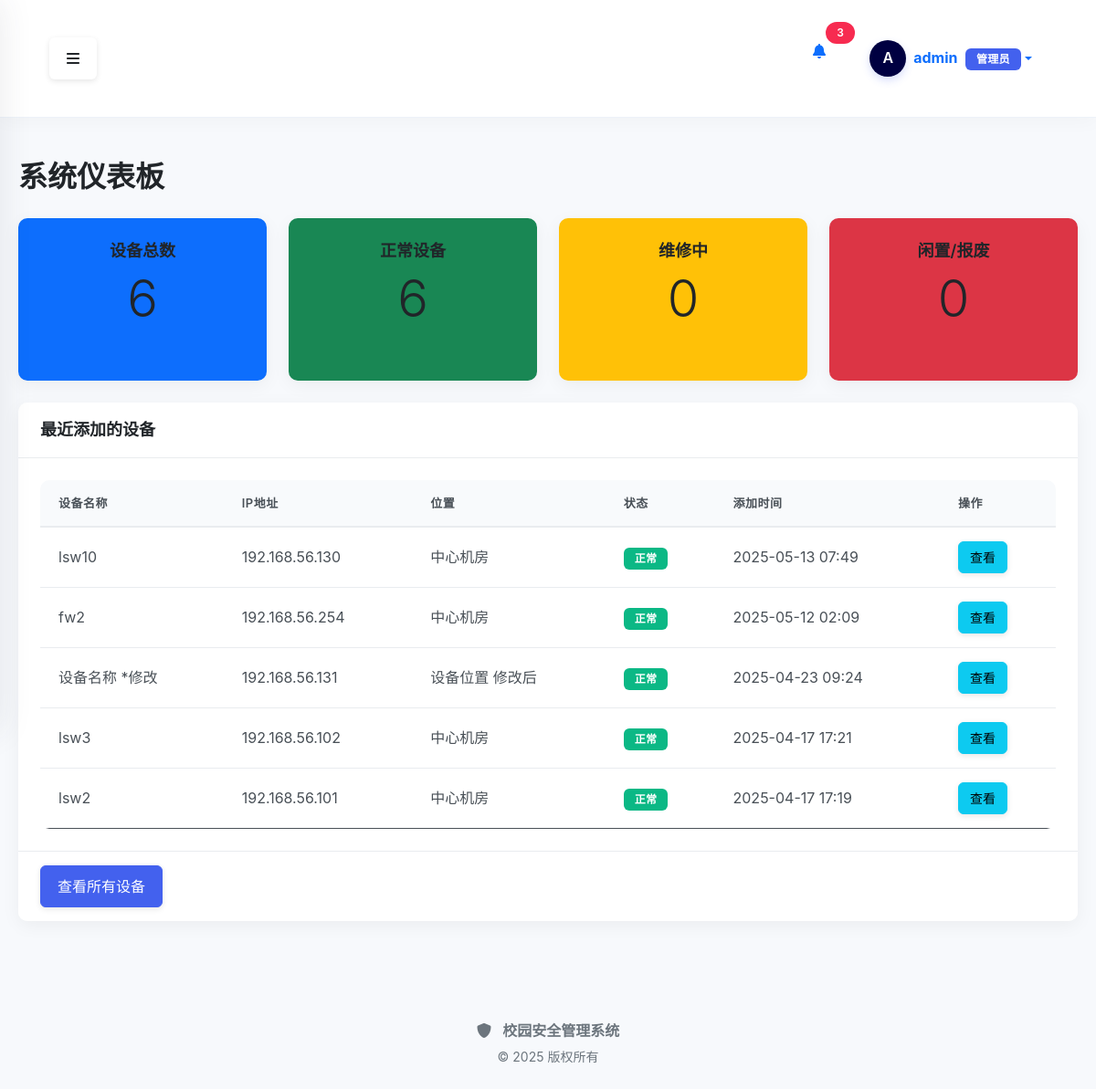
The app's page /dashboard (signed in) with its own data.
### src/core/models.py (models this page shows, shortened)
class User(UserMixin, db.Model):
    __tablename__ = 'users'
    id = db.Column(db.Integer, primary_key=True)
    username = db.Column(db.String(64), unique=True, index=True, nullable=False)
    email = db.Column(db.String(120), unique=True, index=True, nullable=False)
    password_hash = db.Column(db.String(128), nullable=False)
    role_id = db.Column(db.Integer, db.ForeignKey('roles.id'))
    is_active = db.Column(db.Boolean, default=True)
    created_at = db.Column(db.DateTime, default=datetime.utcnow)
    updated_at = db.Column(db.DateTime, default=datetime.utcnow, onupdate=datetime.utcnow)
    role = db.relationship('Role', backref='users')
    @property
    def password(self):
        """密码不可读取"""
        raise AttributeError('密码不可读取')

### src/models/device.py (models this page shows, shortened)
class Device(BaseModel):
    __tablename__ = 'devices'
    __table_args__ = {'extend_existing': True}  # 确保可以扩展现有表
    id = db.Column(db.Integer, primary_key=True)
    name = db.Column(db.String(100), nullable=False)
    ip_address = db.Column(db.String(20), nullable=False)
    type_id = db.Column(db.Integer, db.ForeignKey('device_types.id'))
    location = db.Column(db.String(100))
    status = db.Column(db.String(20), default='正常')
    serial_number = db.Column(db.String(50), nullable=True)
    firmware_version = db.Column(db.String(50), nullable=True)
    device_code = db.Column(db.String(50), nullable=True, unique=True)
    mac_address = db.Column(db.String(20), nullable=True)
    manufacturer = db.Column(db.String(100), nullable=True)
    model = db.Column(db.String(100), nullable=True)
    purchase_date = db.Column(db.Date, nullable=True)
    warranty_period = db.Column(db.Integer, nullable=True)  # 保修期（月）
    notes = db.Column(db.Text, nullable=True)
    username = db.Column(db.String(50), default='admin', nullable=True)
    password = db.Column(db.String(100), default='admin123', nullable=True)
    port = db.Column(db.Integer, default=22, nullable=True)
    connection_protocol = db.Column(db.String(20), default='ssh', nullable=True)  # ssh, telnet, snmp

### src/app.py (the view)
    @app.route('/dashboard')
    def dashboard():
        if not current_user.is_authenticated:
            return redirect(url_for('auth.login'))
        try:
            from src.models.device import Device
            device_count = Device.query.count()
            normal_count = Device.query.filter_by(status='正常').count()
            maintenance_count = Device.query.filter_by(status='维修中').count()
            inactive_count = Device.query.filter_by(status='闲置').count()
            retired_count = Device.query.filter_by(status='报废').count()
            recent_devices = Device.query.order_by(Device.id.desc()).limit(5).all()
            return render_template(
                'dashboard.html',
                title="系统仪表板",
                device_count=device_count,
                normal_count=normal_count,
                maintenance_count=maintenance_count,
                inactive_count=inactive_count,
                retired_count=retired_count,
                recent_devices=recent_devices
            )
        except Exception as e:
            logger.error(f"仪表板加载错误: {str(e)}")
            import traceback
            logger.error(traceback.format_exc())
            return render_template('errors/500.html'), 500

### src/modules/policy/__init__.py (called while the page is built)
def init_app(app):
    app.register_blueprint(policy_bp)
    app.register_blueprint(policy_template_bp)
    app.register_blueprint(policy_deploy_bp)
    app.register_blueprint(policy_view_bp)
    global _template_directory_ensured
    if not _template_directory_ensured:
        from src.modules.policy.templates import ensure_template_directory
        ensure_template_directory()
        _template_directory_ensured = True
        app.logger.info("策略模板目录检查完成")
    @app.before_request
    def ensure_scheduler_running():
        from flask import g
        if not hasattr(g, 'scheduler_started'):
            with app.app_context():
                scheduler = get_scheduler()
                if scheduler.enabled and not scheduler.running:
                    scheduler.start()
            g.scheduler_started = True

### src/modules/policy/services/policy_sync_scheduler.py (called while the page is built)
def get_scheduler() -> PolicySyncScheduler:
    global _scheduler_instance
    if _scheduler_instance is None:
        _scheduler_instance = PolicySyncScheduler()
    return _scheduler_instance

### src/templates/dashboard.html (shortened to what this page needs)
{% extends 'base.html' %}
{% block content %}
<div class="container my-4">
    <h1 class="mb-4">系统仪表板</h1>
    <div class="row mb-4">
        <div class="col-md-3">
            <div class="card h-100 bg-primary text-white">
                <div class="card-body text-center">
                    <h5 class="card-title">设备总数</h5>
                    <h1 class="display-4">{{ device_count }}</h1>
                </div>
            </div>
        </div>
        <div class="col-md-3">
            <div class="card h-100 bg-success text-white">
                <div class="card-body text-center">
                    <h5 class="card-title">正常设备</h5>
                    <h1 class="display-4">{{ normal_count }}</h1>
                </div>
            </div>
        </div>
        <div class="col-md-3">
            <div class="card h-100 bg-warning text-dark">
                <div class="card-body text-center">
                    <h5 class="card-title">维修中</h5>
                    <h1 class="display-4">{{ maintenance_count }}</h1>
                </div>
            </div>
        </div>
        <div class="col-md-3">
            <div class="card h-100 bg-danger text-white">
                <div class="card-body text-center">
                    <h5 class="card-title">闲置/报废</h5>
                    <h1 class="display-4">{{ inactive_count + retired_count }}</h1>
                </div>
            </div>
        </div>
    </div>
    <div class="row">
        <div class="col-12">
            <div class="card">
                <div class="card-header">
                    <h5 class="mb-0">最近添加的设备</h5>
                </div>
                <div class="card-body">
                    <div class="table-responsive">
                        <table class="table table-hover">
                            <thead>
                                <tr>
                                    <th>设备名称</th>
                                    <th>IP地址</th>
                                    <th>位置</th>
                                    <th>状态</th>
                                    <th>添加时间</th>
                                    <th>操作</th>
                                </tr>
                            </thead>
                            <tbody>
                                {% for device in recent_devices %}
                                <tr>
                                    <td>{{ device.name }}</td>
                                    <td>{{ device.ip_address }}</td>
                                    <td>{{ device.location }}</td>
                                    <td>
                                        {% if device.status == '正常' %}
                                        <span class="badge bg-success">{{ device.status }}</span>
                                        {% elif device.status == '维修中' %}
                                        <span class="badge bg-warning">{{ device.status }}</span>
                                        {% else %}
                                        <span class="badge bg-danger">{{ device.status }}</span>
                                        {% endif %}
                                    </td>
                                    <td>{{ device.created_at.strftime('%Y-%m-%d %H:%M') if device.created_at else '未知' }}</td>
                                    <td>
                                        <a href="{{ url_for('device.view', device_id=device.id) }}" class="btn btn-sm btn-info">查看</a>
                                    </td>
                                </tr>
                                {% else %}
                                <tr>
                                    <td colspan="6" class="text-center">暂无设备数据</td>
                                </tr>
                                {% endfor %}
                            </tbody>
                        </table>
                    </div>
                </div>
                <div class="card-footer">
                    <a href="{{ url_for('device.index') }}" class="btn btn-primary">查看所有设备</a>
                </div>
            </div>
        </div>
    </div>
</div>
{% endblock %}

### src/templates/base.html (shortened to what this page needs)
<!DOCTYPE html>
<html lang="zh-CN">
<head>
    <link href="https://cdn.jsdelivr.net/npm/bootstrap@5.1.3/dist/css/bootstrap.min.css" rel="stylesheet">
    <link rel="stylesheet" href="https://cdnjs.cloudflare.com/ajax/libs/font-awesome/6.0.0/css/all.min.css">
    <link rel="stylesheet" href="{{ url_for('static', filename='css/style.css') }}?v={{ range(1, 10000) | random }}">
</head>
<body>
    <div class="d-flex" id="wrapper">
        <div id="page-content-wrapper">
            <nav class="navbar navbar-expand-lg navbar-light top-navbar">
                <div class="container-fluid">
                    <button class="btn" id="menu-toggle" aria-label="切换侧边栏">
                        <i class="fas fa-bars"></i>
                    </button>
                    <div class="d-flex ms-auto">
                        {% if current_user.is_authenticated %}
                        <div class="nav-item dropdown me-3">
                            <a class="nav-link position-relative" href="#" id="notificationsDropdown" role="button" data-bs-toggle="dropdown" aria-expanded="false">
                                <i class="fas fa-bell"></i>
                                <span class="position-absolute top-0 start-100 translate-middle badge rounded-pill bg-danger">
                                    3
                                </span>
                            </a>
                        </div>
                        <div class="nav-item dropdown user-dropdown">
                            <a class="nav-link dropdown-toggle d-flex align-items-center" href="#" id="navbarDropdown" role="button" data-bs-toggle="dropdown" aria-expanded="false">
                                <div class="user-avatar-container me-2">
                                    <div class="user-avatar-circle">
                                        <span class="avatar-text">{{ current_user.username[0]|upper }}</span>
                                    </div>
                                </div>
                                <div class="user-info d-none d-md-block">
                                    <span class="fw-bold">{{ current_user.username }}</span>
                                    <span class="badge bg-primary ms-1">{{ current_user.role or ('管理员' if current_user.is_admin else '用户') }}</span>
                                </div>
                            </a>
                        </div>
                        {% else %}
                        <div class="nav-item">
                            <a class="btn btn-primary btn-sm" href="{{ url_for('auth.login') }}">
                                <i class="fas fa-sign-in-alt me-1"></i>登录
                            </a>
                        </div>
                        {% endif %}
                    </div>
                </div>
            </nav>
            <div class="content-container">
                {% block content %}{% endblock %}
            </div>
            <footer class="footer mt-auto py-3">
                <div class="container-fluid text-center text-muted">
                    <div class="footer-brand mb-1">
                        <i class="fas fa-shield-alt me-2"></i>
                        <span class="fw-bold">校园安全管理系统</span>
                    </div>
                    <p class="small mb-0">© 2025 版权所有</p>
                </div>
            </footer>
        </div>
    </div>
</body>
</html>

### records on screen
User: username "A", username "admin", role+is_admin "管理员"
Device: name "lsw10", ip_address "192.168.56.130", location "中心机房", status "正常", created_at "2025-05-13 07:49"
Device: name "fw2", ip_address "192.168.56.254", location "中心机房", status "正常", created_at "2025-05-12 02:09"
Device: name "设备名称 *修改", ip_address "192.168.56.131", location "设备位置 修改后", status "正常", created_at "2025-04-23 09:24"
Device: name "lsw3", ip_address "192.168.56.102", location "中心机房", status "正常", created_at "2025-04-17 17:21"
Device: name "lsw2", ip_address "192.168.56.101", location "中心机房", status "正常", created_at "2025-04-17 17:19"

### other values on screen
{{ device_count }} "6"
{{ normal_count }} "6"
{{ maintenance_count }} "0"
{{ inactive_count + retired_count }} "0"
